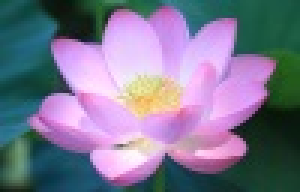
#> input picture data/lotus/1200-6965-lotus-flower-photo1.jpg, 100 x 64 px (shown 3 times larger); its folder holds 3 pictures in this run
$ python cifa_genpyFile.py   (older library calls are emulated)
#> lines starting #> are read from the running program, lines starting #| are printed output that depends on the picture
import PIL
from PIL import Image
import numpy as np
import os
import matplotlib.pyplot as plt
import pickle


# data directory
DATA_PATH = os.getcwd() + "/data"
TEST_PATH = os.getcwd() + "/test"
RESULT_PATH = os.getcwd() + "/result"


imageSize = 32
imageDepth = 3
debugEncodedImage = False


# convert to binary bitmap given image and write to law output file
def append_python_array( imagePath,imageFile, label):
#> called with imageFile = '1200-6965-lotus-flower-photo1.jpg', label = 0
    img = Image.open(imagePath)
#> img is the input picture: PIL image 100x64 RGB; mean R, G, B 123.9, 119.8, 144.3
    img = img.resize((imageSize, imageSize), PIL.Image.ANTIALIAS)
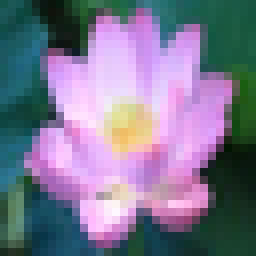
#> img: PIL image 32x32 RGB (shown 8 times larger); mean R, G, B 123.9, 119.8, 144.2
    img = (np.array(img))

    r = img[:,:,0].flatten()
#> r = 1024 values, max 255 at index 426, min 1 at index 604, mean 123.9
    g = img[:,:,1].flatten()
#> g = 1024 values, max 247 at index 846, min 19 at index 38, mean 119.8
    b = img[:,:,2].flatten()
#> b = 1024 values, max 255 at index 140, min 2 at index 604, mean 144.2

    out = np.array(  list(r) + list(g) + list(b), np.uint8)
#> out = 3072 values, max 255 at index 426, min 1 at index 604, mean 129.3

    labels.append(label)
    datas.append(out)
    filenames.append(imageFile)
    #dict = {'labels':label,'data':img  }

    #pickle.dump(dict, outputFile)
#===================================

def gen_python_data(imagepath, resultname,  resultpath):

    if not os.path.isdir(resultpath):
        os.mkdir(RESULT_PATH)
    istest = resultname == 'test'
    output = os.path.join(resultpath, resultname)
    try:
        os.remove(output)
    except OSError:
        pass

    label = -1
    totalImageCount = 0
    labelMap = []

    if not istest:
        subDirs = os.listdir(imagepath)
        numberOfClasses = len(subDirs)


        for subDir in subDirs:

            subDirPath = os.path.join(imagepath, subDir)

            # filter not directory
            if not istest and not os.path.isdir(subDirPath):
                continue

            imageFileList = os.listdir(subDirPath)
            label += 1

            print("writing %3d images, %s" % (len(imageFileList), subDirPath))
            totalImageCount += len(imageFileList)
            labelMap.append([label, subDir])

            for imageFile in imageFileList:
                imagePath = os.path.join(subDirPath, imageFile)
                append_python_array(imagePath,imageFile, label)
#> pass 2 of the loop in gen_python_data, `for subDir in subDirs:`:
#> imageFileList = ['1831404161_d2df86fd70.jpg']
#| writing   1 images, data/rose
#> totalImageCount = 4
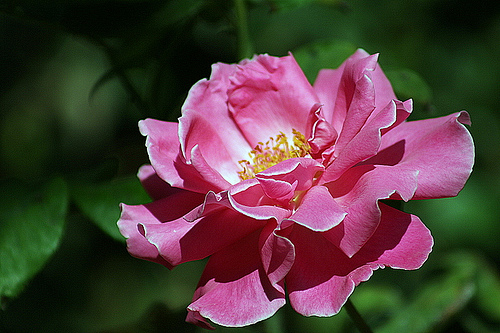
#> input picture data/rose/1831404161_d2df86fd70.jpg, 500 x 333 px
#> in append_python_array, img is the input picture: PIL image 500x333 RGB; mean R, G, B 81, 60.8, 58.4
#> in append_python_array (call 4), `img = img.resize((imageSize, imageSize), PIL.Image.ANTIALIAS)`:
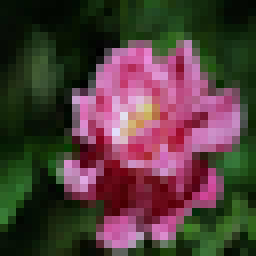
#> img: PIL image 32x32 RGB (shown 8 times larger); mean R, G, B 81.1, 60.8, 58.5
#> r = 1024 values, max 233 at index 242, min 0 at index 204, mean 81.05
#> g = 1024 values, max 224 at index 463, min 0 at index 204, mean 60.82
#> b = 1024 values, max 249 at index 526, min 0 at index 204, mean 58.49
#> out = 3072 values, max 249 at index 2574, min 0 at index 204, mean 66.79
        print("Total image count: ", totalImageCount)
#| Total image count:  4

        print("Label MAP: ", labelMap)
    else:
        imageFileList = os.listdir(imagepath)
        for imageFile in imageFileList:
                totalImageCount +=1
                imagePath = os.path.join(imagepath, imageFile)
                append_python_array(imagePath,imageFile, label)
        print("Test image count: ", totalImageCount)


    outputFile = open(output, "ab")

    dict = {'filenames':filenames ,'labels':labels,'data':datas,  }

    pickle.dump(dict, outputFile)
    outputFile.close()

    print("Succeed, Generate the Binary file")
    print("You can find the binary file : ", output)

labels=[]
datas=[]
filenames=[]

gen_python_data(DATA_PATH,'train', RESULT_PATH )

labels=[]
datas=[]
filenames=[]

gen_python_data(TEST_PATH,'test', RESULT_PATH )
#> (the run stopped early here; a loop or call above may not have finished)
